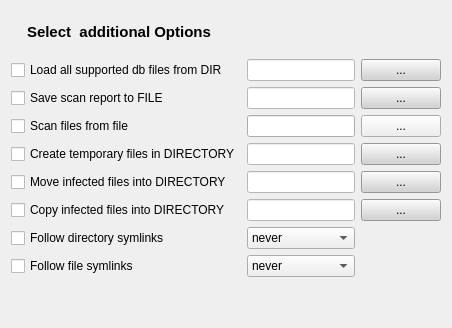
     <widget class="QWidget" name="wizardPage_5">
      <layout class="QGridLayout" name="gridLayout_5">
       <item row="8" column="0">
        <widget class="QCheckBox" name="followDirectorySymlinksCheckBox">
         <property name="text">
          <string>Follow directory symlinks</string>
         </property>
        </widget>
       </item>
       <item row="6" column="1">
        <widget class="QLineEdit" name="moveDirectoryLineEdit">
         <property name="styleSheet">
          <string notr="true">background:white;</string>
         </property>
         <property name="readOnly">
          <bool>true</bool>
         </property>
        </widget>
       </item>
       <item row="3" column="1">
        <widget class="QLineEdit" name="scanReportToFileLineEdit">
         <property name="styleSheet">
          <string notr="true">background:white;</string>
         </property>
         <property name="readOnly">
          <bool>true</bool>
         </property>
        </widget>
       </item>
       <item row="9" column="1">
        <widget class="QComboBox" name="followFileSymlinksComboBox">
         <item>
          <property name="text">
           <string>never</string>
          </property>
         </item>
         <item>
          <property name="text">
           <string>direct</string>
          </property>
         </item>
         <item>
          <property name="text">
           <string>always</string>
          </property>
         </item>
        </widget>
       </item>
       <item row="3" column="0">
        <widget class="QCheckBox" name="scanReportToFileCheckBox">
         <property name="text">
          <string>Save scan report to FILE</string>
         </property>
        </widget>
       </item>
       <item row="7" column="0">
        <widget class="QCheckBox" name="copyDirectoryCheckBox">
         <property name="text">
          <string>Copy infected files into DIRECTORY</string>
         </property>
        </widget>
       </item>
       <item row="2" column="2">
        <widget class="QPushButton" name="pwselectLVDButton">
         <property name="autoFillBackground">
          <bool>false</bool>
         </property>
         <property name="styleSheet">
          <string notr="true">background:lightgrey;</string>
         </property>
         <property name="text">
          <string>...</string>
         </property>
        </widget>
       </item>
       <item row="3" column="2">
        <widget class="QPushButton" name="pwselectSCRFButton">
         <property name="styleSheet">
          <string notr="true">background:lightgrey;</string>
         </property>
         <property name="text">
          <string>...</string>
         </property>
        </widget>
       </item>
       <item row="4" column="1">
        <widget class="QLineEdit" name="scanFilesFromFileLineEdit"/>
       </item>
       <item row="2" column="1">
        <widget class="QLineEdit" name="loadVirusDatabaseLineEdit">
         <property name="styleSheet">
          <string notr="true">background:white;</string>
         </property>
         <property name="readOnly">
          <bool>true</bool>
         </property>
        </widget>
       </item>
       <item row="7" column="2">
        <widget class="QPushButton" name="pwselectCFButton">
         <property name="styleSheet">
          <string notr="true">background:lightgrey;</string>
         </property>
         <property name="text">
          <string>...</string>
         </property>
        </widget>
       </item>
       <item row="8" column="1">
        <widget class="QComboBox" name="followDirectorySymlinksComboBox">
         <item>
          <property name="text">
           <string>never</string>
          </property>
         </item>
         <item>
          <property name="text">
           <string>direct</string>
          </property>
         </item>
         <item>
          <property name="text">
           <string>always</string>
          </property>
         </item>
        </widget>
       </item>
       <item row="6" column="2">
        <widget class="QPushButton" name="pwselectMDButton">
         <property name="styleSheet">
          <string notr="true">background:lightgrey;</string>
         </property>
         <property name="text">
          <string>...</string>
         </property>
        </widget>
       </item>
       <item row="2" column="0">
        <widget class="QCheckBox" name="loadVirusDatabaseCheckBox">
         <property name="text">
          <string>Load all supported db files from DIR</string>
         </property>
        </widget>
       </item>
       <item row="5" column="2">
        <widget class="QPushButton" name="pwselectTFButton">
         <property name="styleSheet">
          <string notr="true">background:lightgrey;</string>
         </property>
         <property name="text">
          <string>...</string>
         </property>
        </widget>
       </item>
       <item row="5" column="0">
        <widget class="QCheckBox" name="tempFileCheckBox">
         <property name="text">
          <string>Create temporary files in DIRECTORY</string>
         </property>
        </widget>
       </item>
       <item row="5" column="1">
        <widget class="QLineEdit" name="tempFilesLineEdit">
         <property name="styleSheet">
          <string notr="true">background:white;</string>
         </property>
         <property name="readOnly">
          <bool>true</bool>
         </property>
        </widget>
       </item>
       <item row="10" column="0" colspan="3">
        <spacer name="verticalSpacer_4">
         <property name="orientation">
          <enum>Qt::Vertical</enum>
         </property>
         <property name="sizeHint" stdset="0">
          <size>
           <width>20</width>
           <height>40</height>
          </size>
         </property>
        </spacer>
       </item>
       <item row="9" column="0">
        <widget class="QCheckBox" name="followFileSymlinksCheckBox">
         <property name="text">
          <string>Follow file symlinks</string>
         </property>
        </widget>
       </item>
       <item row="6" column="0">
        <widget class="QCheckBox" name="moveDirectoryCheckBox">
         <property name="text">
          <string>Move infected files into DIRECTORY</string>
         </property>
        </widget>
       </item>
       <item row="4" column="2">
        <widget class="QPushButton" name="pwselectSFFButton">
         <property name="text">
          <string>...</string>
         </property>
        </widget>
       </item>
       <item row="4" column="0">
        <widget class="QCheckBox" name="scanFilesFromFileCheckBox">
         <property name="text">
          <string>Scan files from file</string>
         </property>
        </widget>
       </item>
       <item row="7" column="1">
        <widget class="QLineEdit" name="copyDirectoryLineEdit">
         <property name="styleSheet">
          <string notr="true">background:white;</string>
         </property>
         <property name="readOnly">
          <bool>true</bool>
         </property>
        </widget>
       </item>
       <item row="0" column="0" colspan="3">
        <widget class="QFrame" name="">
         <layout class="QHBoxLayout" name="horizontalLayout_3">
          <item alignment="Qt::AlignLeft">
           <widget class="QLabel" name="label_4">
            <property name="maximumSize">
             <size>
              <width>16777215</width>
              <height>16777215</height>
             </size>
            </property>
            <property name="font">
             <font>
              <pointsize>11</pointsize>
              <bold>true</bold>
             </font>
            </property>
            <property name="styleSheet">
             <string notr="true">padding:3px</string>
            </property>
            <property name="frameShape">
             <enum>QFrame::NoFrame</enum>
            </property>
            <property name="frameShadow">
             <enum>QFrame::Sunken</enum>
            </property>
            <property name="text">
             <string>Select  additional Options</string>
            </property>
           </widget>
          </item>
         </layout>
        </widget>
       </item>
      </layout>
     </widget>
